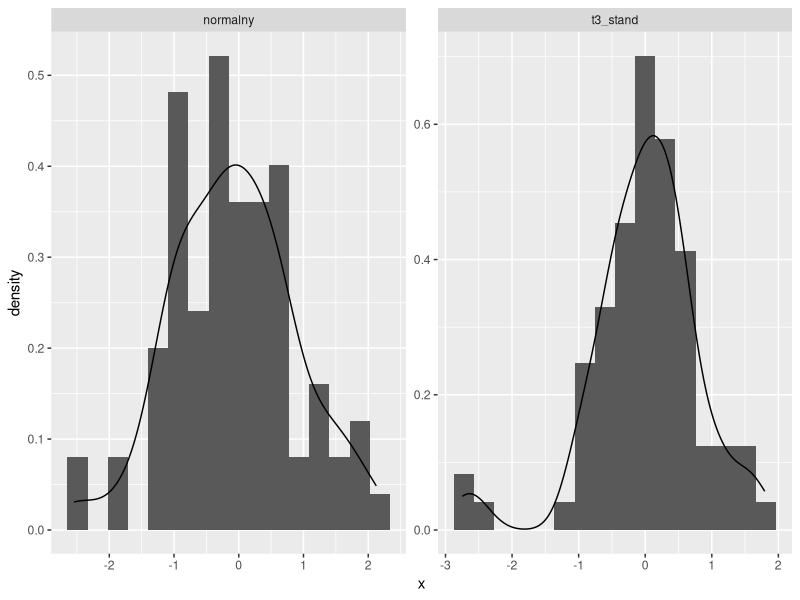
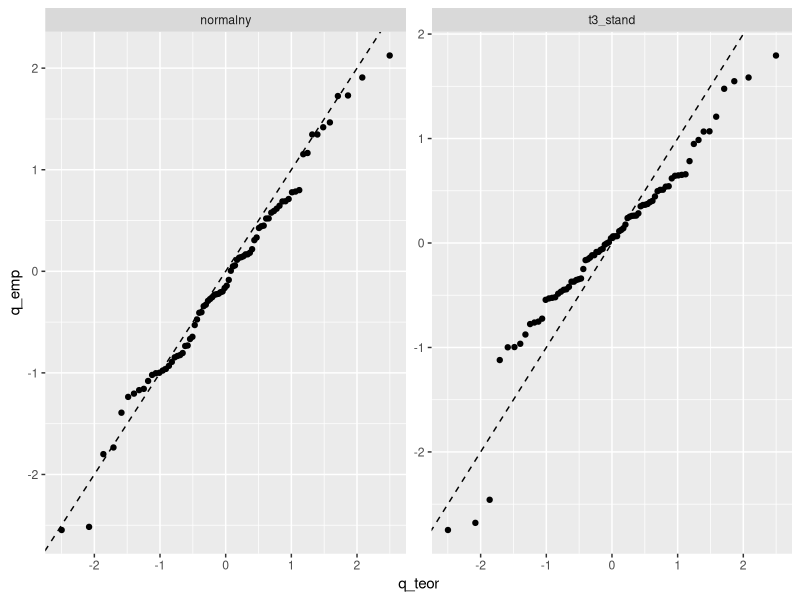

Source code (R) for these figures, in order: (Note: this script raises an error after producing the figures.)
library(tidyverse)

set.seed(2026)

# 1. Generowanie danych

n <- 80
alpha <- 0.05
B <- 3000
k <- 8

dane <- tibble(
  id = 1:n,
  normalny = rnorm(n, 0, 1),
  t3_stand = rt(n, 3)/ sqrt(3 / (3-2))
) |> pivot_longer(
  cols = c(normalny, t3_stand),
  names_to = "proba",
  values_to = "x"
)

# 2. histogram + gestosc

ggplot(dane, aes(x=x)) +
  geom_histogram(aes(y = after_stat(density)), bins = 16) +
  geom_density() +
  facet_wrap(~proba, scales="free")


# 3. qq
# funkcja ktora z danej proby tworzy tabelke ktora zawiera wartosci uzywane do wykresow kwantylowych

make_qq_tbl<- function(x, proba) {
  m <- length(x)
  tibble(
    proba = proba,
    i = 1:n,
    p = (i-0.5)/n,
    q_teor = qnorm(p),
    q_emp = sort(x)
  )
}


qq_tbl <- bind_rows(
  make_qq_tbl(
    dane |> filter(proba == "normalny") |> pull(x),
    "normalny"
  ),
  make_qq_tbl(
    dane |> filter(proba == "t3_stand") |> pull(x),
    "t3_stand"
  )
)

ggplot(qq_tbl, aes(x = q_teor, y = q_emp))+
  geom_point() +
  geom_abline(intercept = 0, slope = 1, linetype = 2) +
  facet_wrap(~proba, scales = "free")














n <- 100
dane <- rnorm(n, 0, 1)

ecdf_func <- function(data) {
  n <- length(data)
  sorted <- sort(data)
  for(i in 1:n) {
    ecdf[i] <- sum(sorted <= data[i]) / n
  }
  return(ecdf)
}

ecdf <- ecdf_func(dane)
print(head(ecdf))
print(ecdf(dane))

identical(ecdf, ecdf(dane))
